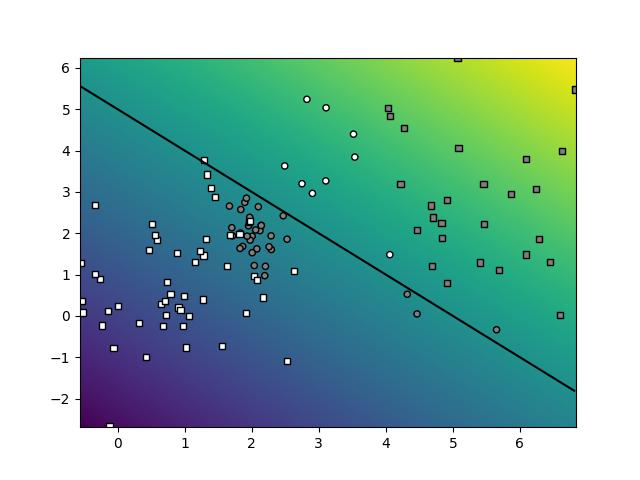

Generate this figure with Python:
import matplotlib.pyplot as plt
import numpy as np


class Random2DGaussian:
    """Random bivariate normal distribution sampler

    Hardwired parameters:
        d0min,d0max: horizontal range for the mean
        d1min,d1max: vertical range for the mean
        scalecov: controls the covariance range

    Methods:
        __init__: creates a new distribution

        get_sample(n): samples n datapoints

    """

    d0min = 0
    d0max = 10
    d1min = 0
    d1max = 10
    scalecov = 5

    def __init__(self):
        dw0, dw1 = self.d0max - self.d0min, self.d1max - self.d1min
        mean = (self.d0min, self.d1min)
        mean += np.random.random_sample(2) * (dw0, dw1)
        eigvals = np.random.random_sample(2)
        eigvals *= (dw0 / self.scalecov, dw1 / self.scalecov)
        eigvals **= 2
        theta = np.random.random_sample() * np.pi * 2
        R = [[np.cos(theta), -np.sin(theta)],
             [np.sin(theta), np.cos(theta)]]
        Sigma = np.dot(np.dot(np.transpose(R), np.diag(eigvals)), R)
        self.get_sample = lambda n: np.random.multivariate_normal(mean, Sigma, n)


def graph_surface(function, rect, offset=0.5, width=256, height=256):
    """Creates a surface plot (visualize with plt.show)

    Arguments:
      function: surface to be plotted
      rect:     function domain provided as:
                ([x_min,y_min], [x_max,y_max])
      offset:   the level plotted as a contour plot

    Returns:
      None
    """

    lsw = np.linspace(rect[0][1], rect[1][1], width)
    lsh = np.linspace(rect[0][0], rect[1][0], height)
    xx0, xx1 = np.meshgrid(lsh, lsw)
    grid = np.stack((xx0.flatten(), xx1.flatten()), axis=1)
    # get the values and reshape them
    values = function(grid).reshape((width, height))

    # fix the range and offset
    delta = offset if offset else 0
    maxval = max(np.max(values) - delta, - (np.min(values) - delta))

    # draw the surface and the offset
    plt.pcolormesh(xx0, xx1, values,
                   vmin=delta - maxval, vmax=delta + maxval)

    if offset != None:
        plt.contour(xx0, xx1, values, colors='black', levels=[offset])


def graph_data(X, Y_, Y, special=[]):
    """Creates a scatter plot (visualize with plt.show)

    Arguments:
        X:       datapoints
        Y_:      groundtruth classification indices
        Y:       predicted class indices
        special: use this to emphasize some points

    Returns:
        None
    """
    # colors of the datapoint markers
    palette = ([0.5, 0.5, 0.5], [1, 1, 1], [0.2, 0.2, 0.2])
    colors = np.tile([0.0, 0.0, 0.0], (Y_.shape[0], 1))
    for i in range(len(palette)):
        colors[Y_ == i] = palette[i]

    # sizes of the datapoint markers
    sizes = np.repeat(20, len(Y_))
    sizes[special] = 40

    # draw the correctly classified datapoints
    good = (Y_ == Y)
    plt.scatter(X[good, 0], X[good, 1], c=colors[good],
                s=sizes[good], marker='o', edgecolors='black')

    # draw the incorrectly classified datapoints
    bad = (Y_ != Y)
    plt.scatter(X[bad, 0], X[bad, 1], c=colors[bad],
                s=sizes[bad], marker='s', edgecolors='black')


def class_to_onehot(Y):
    Yoh = np.zeros((len(Y), max(Y) + 1))
    Yoh[range(len(Y)), Y] = 1
    return Yoh


def eval_perf_binary(Y, Y_):
    tp = sum(np.logical_and(Y == Y_, Y_ == True))
    fn = sum(np.logical_and(Y != Y_, Y_ == True))
    tn = sum(np.logical_and(Y == Y_, Y_ == False))
    fp = sum(np.logical_and(Y != Y_, Y_ == False))
    recall = tp / (tp + fn)
    precision = tp / (tp + fp)
    accuracy = (tp + tn) / (tp + fn + tn + fp)
    return accuracy, recall, precision


def eval_perf_multi(Y, Y_):
    pr = []
    n = max(Y_) + 1
    M = np.bincount(n * Y_ + Y, minlength=n * n).reshape(n, n)
    for i in range(n):
        tp_i = M[i, i]
        fn_i = np.sum(M[i, :]) - tp_i
        fp_i = np.sum(M[:, i]) - tp_i
        tn_i = np.sum(M) - fp_i - fn_i - tp_i
        recall_i = tp_i / (tp_i + fn_i)
        precision_i = tp_i / (tp_i + fp_i)
        pr.append((recall_i, precision_i))

    accuracy = np.trace(M) / np.sum(M)

    return accuracy, pr, M


def eval_AP(ranked_labels):
    """Recovers AP from ranked labels"""

    n = len(ranked_labels)
    pos = sum(ranked_labels)
    neg = n - pos

    tp = pos
    tn = 0
    fn = 0
    fp = neg

    sumprec = 0
    # IPython.embed()
    for x in ranked_labels:
        precision = tp / (tp + fp)
        recall = tp / (tp + fn)

        if x:
            sumprec += precision

        # print (x, tp,tn,fp,fn, precision, recall, sumprec)
        # IPython.embed()

        tp -= x
        fn += x
        fp -= not x
        tn += not x

    return sumprec / pos


def sample_gauss_2d(nclasses, nsamples):
    # create the distributions and groundtruth labels
    Gs = []
    Ys = []
    for i in range(nclasses):
        Gs.append(Random2DGaussian())
        Ys.append(i)

    # sample the dataset
    X = np.vstack([G.get_sample(nsamples) for G in Gs])
    Y_ = np.hstack([[Y] * nsamples for Y in Ys])

    return X, Y_


def sample_gmm_2d(ncomponents, nclasses, nsamples):
    # create the distributions and groundtruth labels
    Gs = []
    Ys = []
    for i in range(ncomponents):
        Gs.append(Random2DGaussian())
        Ys.append(np.random.randint(nclasses))

    # sample the dataset
    X = np.vstack([G.get_sample(nsamples) for G in Gs])
    Y_ = np.hstack([[Y] * nsamples for Y in Ys])

    return X, Y_


def myDummyDecision(X):
    scores = X[:, 0] + X[:, 1] - 5
    return scores


if __name__ == "__main__":
    np.random.seed(100)

    # get data
    X, Y_ = sample_gmm_2d(4, 2, 30)
    # X,Y_ = sample_gauss_2d(2, 100)

    # get the class predictions
    Y = myDummyDecision(X) > 0.5

    # graph the decision surface
    rect = (np.min(X, axis=0), np.max(X, axis=0))
    graph_surface(myDummyDecision, rect, offset=0)

    # graph the data points
    graph_data(X, Y_, Y, special=[])
    plt.savefig("data.jpg") #save bc plt.show doesn't work
    #plt.show()
